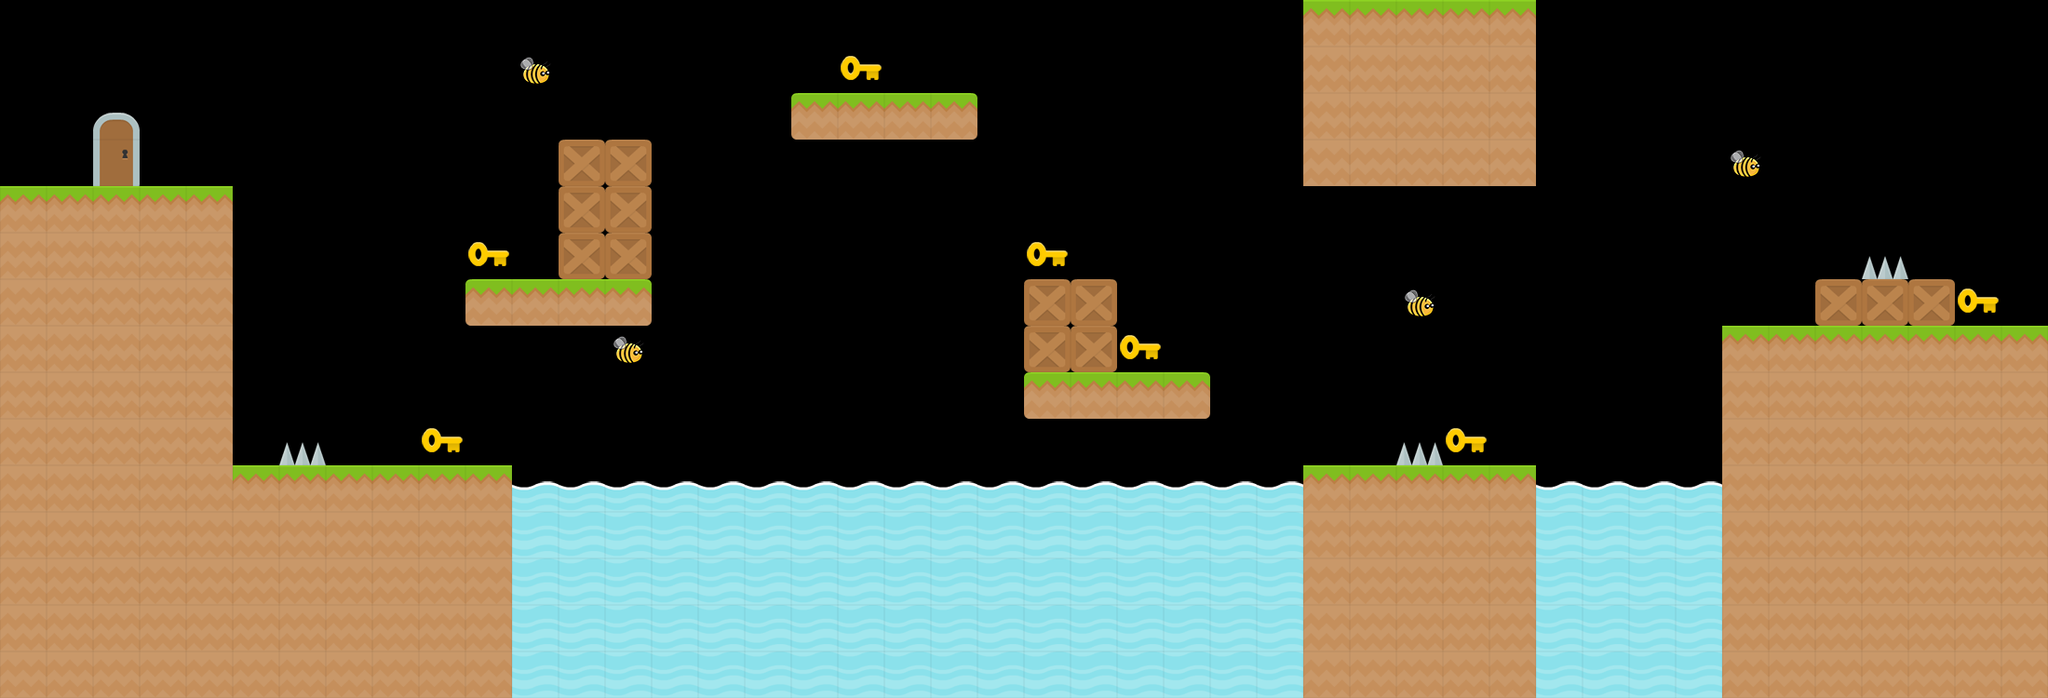

Rendered tile map (Tiled .tmx) drawn with the repository's tilesets; below, a short description and the full map source, tile grids included:
An orthogonal 44x15 tile map with 50x50 px tiles, 1 tile layer (Tile Layer 1).

<map version="1.4" tiledversion="1.4.3" orientation="orthogonal" renderorder="right-down" width="44" height="15" tilewidth="50" tileheight="50" infinite="0" nextlayerid="2" nextobjectid="1">
 <editorsettings>
  <export target="level_3.csv" format="csv" />
 </editorsettings>
 <tileset firstgid="1" source="tiles.tsx" />
 <layer id="1" name="Tile Layer 1" width="44" height="15">
  <data encoding="csv">
0,0,0,0,0,0,0,0,0,0,0,0,0,0,0,0,0,0,0,0,0,0,0,0,0,0,0,0,11,11,11,11,11,0,0,0,0,0,0,0,0,0,0,0,
0,0,0,0,0,0,0,0,0,0,0,14,0,0,0,0,0,0,5,0,0,0,0,0,0,0,0,0,8,8,8,8,8,0,0,0,0,0,0,0,0,0,0,0,
0,0,4,0,0,0,0,0,0,0,0,0,0,0,0,0,0,9,11,11,10,0,0,0,0,0,0,0,8,8,8,8,8,0,0,0,0,0,0,0,0,0,0,0,
0,0,3,0,0,0,0,0,0,0,0,0,2,2,0,0,0,0,0,0,0,0,0,0,0,0,0,0,8,8,8,8,8,0,0,0,0,14,0,0,0,0,0,0,
11,11,11,11,11,0,0,0,0,0,0,0,2,2,0,0,0,0,0,0,0,0,0,0,0,0,0,0,0,0,0,0,0,0,0,0,0,0,0,0,0,0,0,0,
8,8,8,8,8,0,0,0,0,0,5,0,2,2,0,0,0,0,0,0,0,0,5,0,0,0,0,0,0,0,0,0,0,0,0,0,0,0,0,0,1,0,0,0,
8,8,8,8,8,0,0,0,0,0,9,11,11,10,0,0,0,0,0,0,0,0,2,2,0,0,0,0,0,0,14,0,0,0,0,0,0,0,0,2,2,2,5,0,
8,8,8,8,8,0,0,0,0,0,0,0,0,14,0,0,0,0,0,0,0,0,2,2,5,0,0,0,0,0,0,0,0,0,0,0,0,11,11,11,11,11,11,11,
8,8,8,8,8,0,0,0,0,0,0,0,0,0,0,0,0,0,0,0,0,0,9,11,11,10,0,0,0,0,0,0,0,0,0,0,0,8,8,8,8,8,8,8,
8,8,8,8,8,0,1,0,0,5,0,0,0,0,0,0,0,0,0,0,0,0,0,0,0,0,0,0,0,0,1,5,0,0,0,0,0,8,8,8,8,8,8,8,
8,8,8,8,8,11,11,11,11,11,11,13,13,13,13,13,13,13,13,13,13,13,13,13,13,13,13,13,11,11,11,11,11,13,13,13,13,8,8,8,8,8,8,8,
8,8,8,8,8,8,8,8,8,8,8,12,12,12,12,12,12,12,12,12,12,12,12,12,12,12,12,12,8,8,8,8,8,12,12,12,12,8,8,8,8,8,8,8,
8,8,8,8,8,8,8,8,8,8,8,12,12,12,12,12,12,12,12,12,12,12,12,12,12,12,12,12,8,8,8,8,8,12,12,12,12,8,8,8,8,8,8,8,
8,8,8,8,8,8,8,8,8,8,8,12,12,12,12,12,12,12,12,12,12,12,12,12,12,12,12,12,8,8,8,8,8,12,12,12,12,8,8,8,8,8,8,8,
8,8,8,8,8,8,8,8,8,8,8,12,12,12,12,12,12,12,12,12,12,12,12,12,12,12,12,12,8,8,8,8,8,12,12,12,12,8,8,8,8,8,8,8
</data>
 </layer>
</map>
